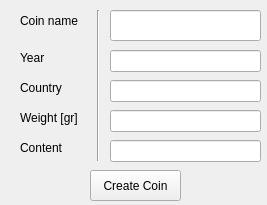
<?xml version="1.0" encoding="UTF-8"?>
<ui version="4.0">
 <class>NewCoinWidget</class>
 <widget class="QWidget" name="NewCoinWidget">
  <property name="geometry">
   <rect>
    <x>0</x>
    <y>0</y>
    <width>267</width>
    <height>205</height>
   </rect>
  </property>
  <property name="windowTitle">
   <string>Form</string>
  </property>
  <widget class="QLineEdit" name="coin_name_field">
   <property name="geometry">
    <rect>
     <x>110</x>
     <y>10</y>
     <width>151</width>
     <height>31</height>
    </rect>
   </property>
  </widget>
  <widget class="QLineEdit" name="coin_year_field">
   <property name="geometry">
    <rect>
     <x>110</x>
     <y>50</y>
     <width>151</width>
     <height>22</height>
    </rect>
   </property>
  </widget>
  <widget class="QLineEdit" name="coin_country_field">
   <property name="geometry">
    <rect>
     <x>110</x>
     <y>80</y>
     <width>151</width>
     <height>22</height>
    </rect>
   </property>
  </widget>
  <widget class="QLineEdit" name="coin_weight_field">
   <property name="geometry">
    <rect>
     <x>110</x>
     <y>110</y>
     <width>151</width>
     <height>22</height>
    </rect>
   </property>
  </widget>
  <widget class="QLineEdit" name="coin_content_field">
   <property name="geometry">
    <rect>
     <x>110</x>
     <y>140</y>
     <width>151</width>
     <height>22</height>
    </rect>
   </property>
  </widget>
  <widget class="Line" name="line">
   <property name="geometry">
    <rect>
     <x>90</x>
     <y>10</y>
     <width>16</width>
     <height>151</height>
    </rect>
   </property>
   <property name="orientation">
    <enum>Qt::Vertical</enum>
   </property>
  </widget>
  <widget class="QLabel" name="label">
   <property name="geometry">
    <rect>
     <x>20</x>
     <y>10</y>
     <width>71</width>
     <height>21</height>
    </rect>
   </property>
   <property name="text">
    <string>Coin name</string>
   </property>
  </widget>
  <widget class="QLabel" name="label_2">
   <property name="geometry">
    <rect>
     <x>20</x>
     <y>50</y>
     <width>49</width>
     <height>16</height>
    </rect>
   </property>
   <property name="text">
    <string>Year</string>
   </property>
  </widget>
  <widget class="QLabel" name="label_3">
   <property name="geometry">
    <rect>
     <x>20</x>
     <y>80</y>
     <width>49</width>
     <height>16</height>
    </rect>
   </property>
   <property name="text">
    <string>Country</string>
   </property>
  </widget>
  <widget class="QLabel" name="label_4">
   <property name="geometry">
    <rect>
     <x>20</x>
     <y>110</y>
     <width>71</width>
     <height>16</height>
    </rect>
   </property>
   <property name="text">
    <string>Weight [gr]</string>
   </property>
  </widget>
  <widget class="QLabel" name="label_5">
   <property name="geometry">
    <rect>
     <x>20</x>
     <y>140</y>
     <width>49</width>
     <height>16</height>
    </rect>
   </property>
   <property name="text">
    <string>Content</string>
   </property>
  </widget>
  <widget class="QPushButton" name="ok_button">
   <property name="geometry">
    <rect>
     <x>90</x>
     <y>170</y>
     <width>91</width>
     <height>31</height>
    </rect>
   </property>
   <property name="text">
    <string>Create Coin</string>
   </property>
  </widget>
 </widget>
 <resources/>
 <connections/>
</ui>
